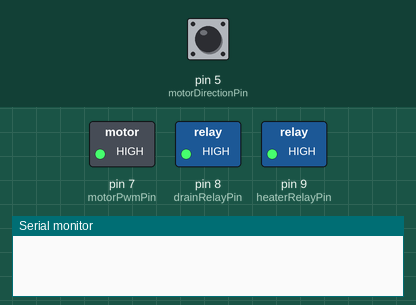
Simulated run of this sketch. Board: Arduino Uno, built with avr-gcc and run on an emulated ATmega328P. Parts: switched loads named in the sketch (green lamp = pin HIGH), the last lines printed to the serial monitor. Inputs (shaded band) come from the test bench; at power-on: pin 5 (motorDirectionPin) HIGH.

Above: at 0.1 s.
At 2.1 s:
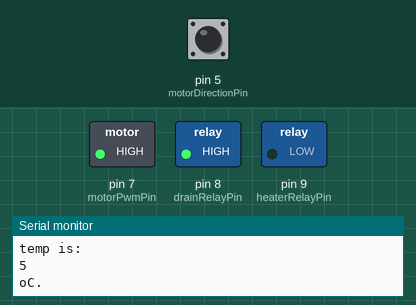
At 42.1 s:
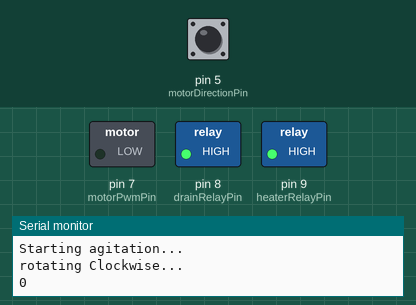
Timing chart, 0 to 43.6 s (numbered marks = the images above):
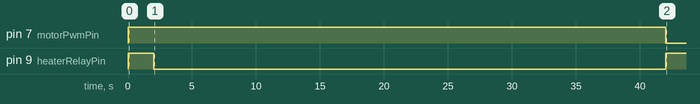

The sketch:

machLogWOScreen.ino
```cpp
#include <Arduino.h>
//#include <OneWire.h>
//#include <Dalla HIGHerature.h>

// Pins
const uint8_t motorPwmPin = 7;           // PWM signal to VFD or ESC (motor control)
const uint8_t drainRelayPin = 8;         // Relay for drain valve/pump
const uint8_t heaterRelayPin = 9;        // Relay to control heater
const uint8_t motorDirectionPin = 5;  //input to motor to change direction CW  HIGH) CCW LOW)
const uint8_t temperatureSensePin = A0;  //input to mcu to read temperature value.
/*
  const uint8_t waterLevelPin = 2;         // Water level sensor  LOW when full) not needed yet
  const uint8_t HIGHSensorPin = 6;         // 1-Wire HIGH sensor (DS18B20)
*/

/*
  //Interrupt variables for the temperature monitoring pin.
  volatile uint8_t temperatureValue = analogRead(A0);
  addInterrupt(pinToInterrupt(temperatureSensePin), temperatureControlISR(), RISING);
*/

/*
  //Temperature measurement protocol (one wire)
  OneWire oneWire HIGHSensorPin);
  Dalla HIGHerature sensors(&oneWire);
*/

/*
  //Constants
  const float targe HIGH = 100.0;       // Target HIGHerature in Celsius
  const uint16_t agitationSpeed = 180;       // PWM value for 360 RPM (scale to your VFD)
  const uint16_t spinSpeed = 90;             // PWM for 180 RPM (adjust as needed)
*/


void setup()
{
  //inMode(waterLevelPin, INPUT);
  pinMode(motorPwmPin, OUTPUT);
  pinMode(heaterRelayPin, OUTPUT);
  pinMode(drainRelayPin, OUTPUT);

  Serial.begin(9600);
  //sensors.begin();

  // Turn everything off initially
  //digitalWrite(heaterRelayPin, HIGH);
  digitalWrite(heaterRelayPin, HIGH);
  digitalWrite(drainRelayPin, HIGH);
  digitalWrite(motorPwmPin, HIGH);  //analogWrite(motorPwmPin, 0);
  //******change to analogWrite for motorpwmpin when done.
  delay(2000);
}


void loop()
{
  //fillWaterUntilLevel();
  //heatWaterT HIGHerature(targe HIGH);
  //runHeatingCycle(5 * 60 * 1000);   //heat for 5 minutes in milliseconds.
  runHeatingCycle();   //heat for 5 minutes in milliseconds.
  runAgitationCycle(600000);  //agitate for 10 minutes in milliseconds.
  drainWater(60000);   //drain for 1 minute in milliseconds.
  runSpinCycle(300000);        //spin for 5 minutes in milliseconds.

  digitalWrite(heaterRelayPin, HIGH);
  digitalWrite(drainRelayPin, HIGH);
  digitalWrite(motorPwmPin, HIGH);

  while (true);  // Stop program
}


// --- Function Definitions ---
//void runHeatingCycle(unsigned long duration)
void runHeatingCycle()
{
  Serial.println("Heating started...");
  uint8_t t = 0;
  while(t < 100)
  {
    digitalWrite(heaterRelayPin, LOW);
    t += 5;
    Serial.println("temp is: ");
    Serial.println(t);
    Serial.println("oC.");
    delay(2000);
  }

  digitalWrite(heaterRelayPin, HIGH);
  Serial.println("100 degrees reached, heating complete");

  // unsigned long heatingStartTime = millis();
  // //digitalWrite(heaterRelayPin, LOW);

  // while ((millis() - heatingStartTime) < duration)
  // {
  //   digitalWrite(heaterRelayPin, LOW);
  //   //delay(1000);
  // }

  // digitalWrite(heaterRelayPin, HIGH);
  // Serial.println("Heating complete.");
  // //delay(20);
}


void runAgitationCycle(unsigned long durationA)
{
  Serial.println("Starting agitation...");
  unsigned long agitationStartTime = millis();
  //analogWrite(motorPwmPin, agitationSpeed);  //******chang back to this!! when done
  digitalWrite(motorPwmPin, LOW);

  while ((millis() - agitationStartTime) < durationA)
  {
    // You can toggle direction here if needed with another pin
    digitalWrite(motorDirectionPin, 0);   //CW
    Serial.println("rotating Clockwise...");
    Serial.println(digitalRead(motorDirectionPin));
    delay(5000);  // Maintain speed and direction
    digitalWrite(motorDirectionPin, 1);   //CCW
    Serial.println("rotating Counterclockwise...");
    Serial.println(digitalRead(motorDirectionPin));
    delay(5000);  // Maintain speed and direction
  }

  digitalWrite(motorPwmPin, HIGH);
  //analogWrite(motorPwmPin, 0);
  Serial.println("Agitation complete.");
}


void drainWater(unsigned long durationD)
{
  Serial.println("Draining water...");
  unsigned long drainStartTime = millis();
  digitalWrite(drainRelayPin, LOW);
  //analogWrite(motorPwmPin, spinSpeed); change to this when done!!

  while ((millis() - drainStartTime) < durationD)
  {
    delay(1000);  // Maintain spin
  }

  digitalWrite(drainRelayPin, HIGH);
  Serial.println("Drain complete.");
}


void runSpinCycle(unsigned long durationS)
{
  Serial.println("Spinning...");
  unsigned long spinStartTime = millis();
  digitalWrite(motorPwmPin, LOW);
  //analogWrite(motorPwmPin, spinSpeed); change to this when done!!

  while ((millis() - spinStartTime) < durationS)
  {
    delay(1000);  // Maintain spin
  }

  digitalWrite(motorPwmPin, HIGH);
  //analogWrite(motorPwmPin, 0);   change to this when done.
  Serial.println("Spin complete.");
}


// void fillWaterUntilLevel()
//{
//   Serial.println("Filling water...");
//   while (digitalRead(waterLevelPin) == HIGH) {
//     // Wait until water level sensor goes LOW
//     delay(500);
//   }
//   Serial.println("Water filled.");
//}


// void heatWaterT HIGHerature(float target)
//{
//   Serial.println("Heating water...");
//   digitalWrite(heaterRelayPin, LOW);
//   while (true)
//   {
//     sensors.requestHIGHTemperatures();
//     float HIGHC = sensors.getHIGHCByIndex(0);
//     Serial.print("HIGH: ");
//     Serial.println(HIGHC);

//     if  HIGHC >= target)
//     {
//       digitalWrite(heaterRelayPin, HIGH);
//       Serial.println("Water heated to 100°C.");
//       break;
//     }
//     delay(1000);
//   }
//}


// void temperatureControlISR()   //temperature control service routine during the entire cycle.
// {
//   volatile uint8_t temperatureValue = map(analogRead(A0), 1, 1023, 0, 200);   //temp val celcius.

//   if(temperatureValue != 100)
//   {
//     if(temperatureValue < 100)
//     {
//       digitalWrite(heaterRelayPin, LOW);
//     }
//     if(temperatureValue > 100)
//     {
//       digitalWrite(heaterRelayPin, HIGH);
//     }
//   }
// }
```

Measured:
- by itself, pin 7 (motorPwmPin): HIGH → LOW at 42.0 s
- by itself, pin 9 (heaterRelayPin): HIGH → LOW at 2.0 s, → HIGH 40.0 s later
